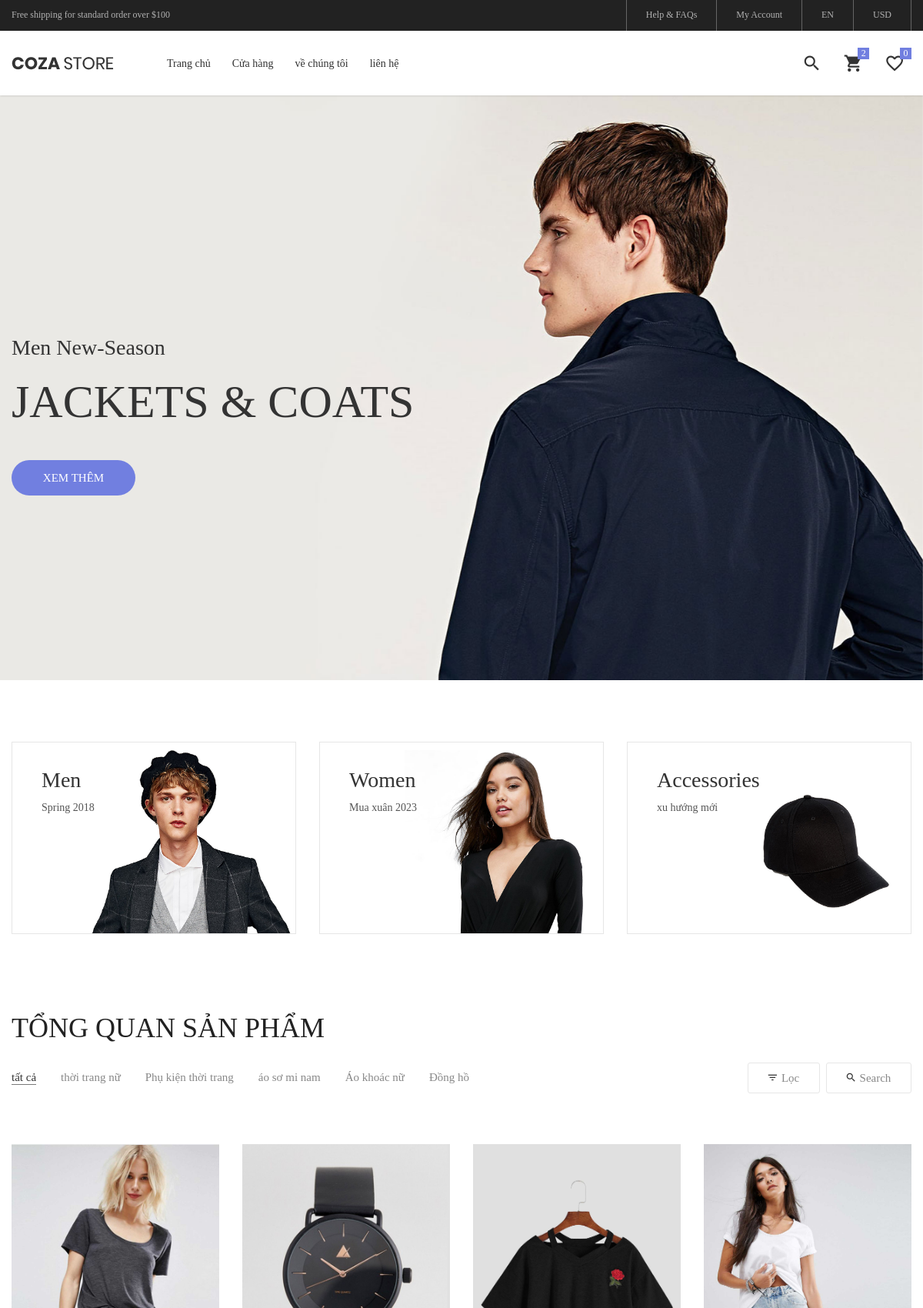
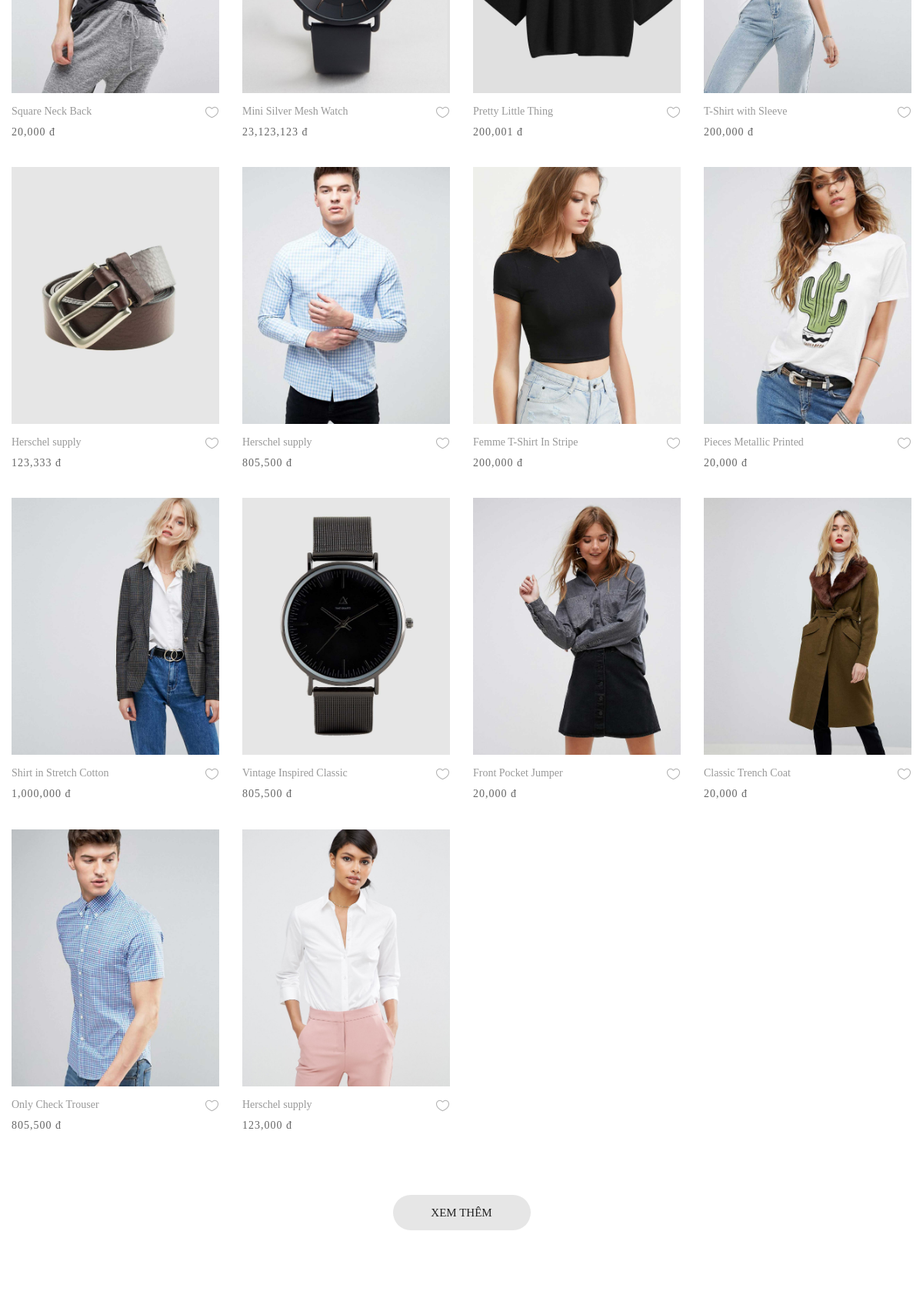
The page / (upper part) on the database its author committed (2 pictures, top to bottom).
### tables this page shows
CREATE TABLE `menus` (
  `id` bigint(20) NOT NULL,
  `name` varchar(255) NOT NULL,
  `url` varchar(255) DEFAULT NULL,
  `parent_id` bigint(20) DEFAULT 0,
  `description` varchar(255) DEFAULT NULL,
  `user_id` bigint(20) NOT NULL,
  `created_at` timestamp NULL DEFAULT current_timestamp(),
  `update_at` timestamp NULL DEFAULT current_timestamp()
);

CREATE TABLE `slider` (
  `id` int(11) NOT NULL,
  `name` varchar(255) NOT NULL,
  `url` varchar(255) NOT NULL,
  `images` varchar(255) NOT NULL,
  `user_id` bigint(20) NOT NULL,
  `created_at` timestamp NOT NULL DEFAULT current_timestamp(),
  `update_at` timestamp NOT NULL DEFAULT current_timestamp(),
  `sub_title` varchar(255) DEFAULT NULL
);

CREATE TABLE `banner` (
  `id` int(11) NOT NULL,
  `name` varchar(255) NOT NULL,
  `url` varchar(255) NOT NULL,
  `images` varchar(255) NOT NULL,
  `user_id` bigint(20) NOT NULL,
  `banner_group_id` bigint(20) DEFAULT NULL,
  `created_at` timestamp NULL DEFAULT current_timestamp(),
  `update_at` timestamp NULL DEFAULT current_timestamp(),
  `sub_title` varchar(255) DEFAULT NULL
);

CREATE TABLE `category` (
  `id` bigint(20) NOT NULL,
  `name` varchar(255) NOT NULL,
  `parent_id` bigint(20) DEFAULT 0,
  `created_at` timestamp NULL DEFAULT current_timestamp(),
  `update_at` timestamp NULL DEFAULT current_timestamp(),
  `deleted_at` timestamp NULL DEFAULT NULL,
  `user_id` bigint(20) NOT NULL
);

CREATE TABLE `products` (
  `id` bigint(20) NOT NULL,
  `name` varchar(255) NOT NULL,
  `user_id` bigint(20) NOT NULL,
  `description` varchar(255) DEFAULT NULL,
  `price` bigint(20) NOT NULL,
  `count_likes` bigint(20) DEFAULT 0,
  `count_comments` bigint(20) DEFAULT 0,
  `category_id` bigint(20) NOT NULL,
  `count_views` bigint(20) DEFAULT 0,
  `count_buy` bigint(20) DEFAULT 0,
  `created_at` timestamp NULL DEFAULT current_timestamp(),
  `updated_at` datetime DEFAULT current_timestamp(),
  `delete_at` int(11) DEFAULT NULL,
  `feature_image` varchar(255) DEFAULT NULL,
  `quantity` bigint(20) DEFAULT 0,
  `discount` bigint(20) NOT NULL
);

### views/view.php (called while the page is built, shortened)
<?php
function View($view = [], $data = [])
{
    extract($data);
    return require(is_array($view) ? $layout . '.php' : $view . '.php');
}

### index.php (called while the page is built, shortened)
<?php
$controller = 'site';
$url = "Controller/$controller" . "Controller.php";
file_exists($url) ? require_once $url : View('error/404');

### Model/Query.php (called while the page is built, shortened)
<?php
require_once 'PDO.php';
class Query extends PDOConnect
{
    private $sql = '';
    private $table = '';
    private $where = '';
    function select($column = '*')
    {
        $columnName = '';
        if (is_array($column)) {
            $index = 0;
            foreach ($column as $key => $value) {
                gettype($key) == 'string' ? $columnName .=  $key . ' as ' . $value : $columnName .= $value;
                if ($index < count($column) - 1) $columnName .= ' , ';
                $index++;
            }
        } else {
            $columnName = $column;
        }
        $this->sql = "SELECT $columnName FROM $this->table " .  $this->sql;
        return $this;
    }
    function table($table)
    {
        $this->table = $table;
        return $this;
    }
    function where($field, $compare, $value = '')
    {
        if ($this->where !== '') {
            $this->sql  .= " AND $field $compare  '$value' ";
        } else {
            $this->where .= " WHERE $field $compare  " . (isset($value) ? "'" . $value . "'" : '') . "";
            $this->sql .= $this->where;
        }
        return $this;
    }
    function whereIn($field, $data = [])
    {
        if ($this->where !== '') {
            $this->sql  .= " AND $field IN (" . implode(',', $data) . ")";
        } else {
            $this->where .= " WHERE $field IN (" . implode(',', $data) . ")";
            $this->sql .= $this->where;
        }
        return $this;
    }
    function orderBy($column, $direction = 'DESC')
    {
        $column = is_array($column) ? join(',', $column) : $column;
        $this->sql .= " ORDER BY " . $column . " " . $direction;
        return $this;
    }
    function limit($limit)
    {
        $this->sql .= " LIMIT  $limit";
        return $this;
    }
    function groupBy($column)
    {
        $this->sql .= " GROUP BY $column";
        return $this;
    }
    function join($tableJoin, $foreignKey, $primaryKey = 'id', $location = 'INNER', $table1 = '', $table2 = '')
    {
        $foreignKey = isset($table1) && $table1 != '' ? "$table1.$foreignKey" : "$this->table.$foreignKey";
        $primaryKey = isset($table2) && $table2 != '' ? "$table2.$primaryKey " : "$tableJoin.$primaryKey";
        $this->sql .= " $location JOIN $tableJoin ON $foreignKey = $primaryKey";
        return $this;
    }
    function all()
    {
        try {
            $data = parent::query($this->sql)->fetchAll(PDO::FETCH_ASSOC);
            $this->sql = '';
            $this->where = '';
            return $data;
        } catch (Exception $e) {
            return $e->getMessage();
        }
    }
    function first()
    {
        $stml = parent::query($this->sql);
        $this->sql = '';
        $this->where = '';
        return $stml->fetch(PDO::FETCH_ASSOC);
    }
}

### Model/PDO.php (called while the page is built, shortened)
<?php
class PDOConnect
{
    protected $hot_name = "localhost";
    protected $username = "root";
    protected $password = "";
    protected $database_name = "duanmau";
    protected $db;
    function __construct()
    {
        try {
            $conn = new PDO("mysql:host=$this->hot_name;dbname=$this->database_name", $this->username, $this->password);
            $conn->setAttribute(PDO::ATTR_ERRMODE, PDO::ERRMODE_EXCEPTION);
            $this->db = $conn;
        } catch (PDOException $e) {
            echo "Connection failed: " . $e->getMessage();
        }
    }
    function query($sql)
    {
        $sql_args = array_slice(func_get_args(), 1);
        try {
            $stml = $this->db->prepare($sql);
            $stml->execute($sql_args);
            return $stml;
        } catch (PDOException $e) {
            echo $e->getMessage() . "\n $sql";
            die;
        }
    }
}

### views/components/product/product-cart.php (the view, shortened to what this page needs)
<div class="col-sm-6 col-md-4 col-lg-3 p-b-35 isotope-item category-<?= $category_id ?>">
    <div class="block2">
        <div class="block2-pic hov-img0">
            <img src="<?= $feature_image ?>" alt="IMG-PRODUCT">
        </div>
        <div class="block2-txt flex-w flex-t p-t-14">
            <div class="block2-txt-child1 flex-col-l ">
                <a href="?controller=shop&action=detail&id=<?= $id ?>" class="stext-104 cl4 hov-cl1 trans-04 js-name-b2 p-b-6">
                    <?= $name ?>
                </a>
                <span class="stext-105 cl3">
                    <?= number_format($price)  ?> đ
                </span>
            </div>
            <div class="block2-txt-child2 flex-r p-t-3">
                <a href="#" class="btn-addwish-b2 dis-block pos-relative js-addwish-b2">
                    <img class="icon-heart1 dis-block trans-04" src="public/assets/images/icons/icon-heart-01.png" alt="ICON">
                </a>
            </div>
        </div>
    </div>
</div>

### views/components/header/header-default-web.php (shortened to what this page needs)
<?php
$query = new Query();
$menu = $query->table('menus')->select('*')->where('parent_id', '=', 0)->all();
?>
<header class="header-v4">
    <div class="container-menu-desktop">
        <div class="top-bar">
            <div class="content-topbar flex-sb-m h-full container">
                <div class="left-top-bar">
                    Free shipping for standard order over $100
                </div>
                <div class="right-top-bar flex-w h-full">
                    <a href="#" class="flex-c-m trans-04 p-lr-25">
                        Help & FAQs
                    </a>
                    <a href="#" class="flex-c-m trans-04 p-lr-25">
                        My Account
                    </a>
                    <a href="#" class="flex-c-m trans-04 p-lr-25">
                        EN
                    </a>
                    <a href="#" class="flex-c-m trans-04 p-lr-25">
                        USD
                    </a>
                </div>
            </div>
        </div>
        <div class="wrap-menu-desktop how-shadow1">
            <nav class="limiter-menu-desktop container">
                <a href="#" class="logo">
                    <img src="images/icons/logo-01.png" alt="IMG-LOGO">
                </a>
                <div class="menu-desktop">
                    <ul class="main-menu">
                        <?php if (!empty($menu) && count($menu) > 0) : ?>
                            <?php foreach ($menu as $value) : ?>
                                <li class="">
                                    <a href="<?= $value['url'] ?>"><?= $value['name'] ?></a>
                                </li>
                            <?php endforeach ?>
                        <?php endif ?>
                    </ul>
                </div>
                <div class="wrap-icon-header flex-w flex-r-m">
                    <div class="icon-header-item cl2 hov-cl1 trans-04 p-l-22 p-r-11 js-show-modal-search">
                        <i class="zmdi zmdi-search"></i>
                    </div>
                    <div class="icon-header-item cl2 hov-cl1 trans-04 p-l-22 p-r-11 icon-header-noti js-show-cart" data-notify="2">
                        <i class="zmdi zmdi-shopping-cart"></i>
                    </div>
                    <a href="#" class="icon-header-item cl2 hov-cl1 trans-04 p-l-22 p-r-11 icon-header-noti" data-notify="0">
                        <i class="zmdi zmdi-favorite-outline"></i>
                    </a>
                </div>
            </nav>
        </div>
    </div>
</header>

### views/components/slider.php
<?php
$query = new Query();
$slider = $query->table('slider')->select()->all();
?>
<section class="section-slide">
    <div class="wrap-slick1">
        <div class="slick1">
            <?php if (isset($slider) && count($slider) > 0) : ?>
                <?php foreach ($slider as $key => $value) : ?>
                    <div class="item-slick1" style="background-image: url(<?= $value['images'] ?>);">
                        <div class="container h-full">
                            <div class="flex-col-l-m h-full p-t-100 p-b-30 respon5">
                                <div class="layer-slick1 animated visible-false" data-appear="fadeInDown" data-delay="0">
                                    <span class="ltext-101 cl2 respon2">
                                        <?= $value['sub_title'] ?>
                                    </span>
                                </div>
                                <div class="layer-slick1 animated visible-false" data-appear="fadeInUp" data-delay="800">
                                    <h2 class="ltext-201 cl2 p-t-19 p-b-43 respon1">
                                        <?= $value['name'] ?>
                                    </h2>
                                </div>
                                <div class="layer-slick1 animated visible-false" data-appear="zoomIn" data-delay="1600">
                                    <a href=" <?= $value['url'] ?>" class="flex-c-m stext-101 cl0 size-101 bg1 bor1 hov-btn1 p-lr-15 trans-04">
                                        Xem thêm
                                    </a>
                                </div>
                            </div>
                        </div>
                    </div>
                <?php endforeach ?>
            <?php endif; ?>
        </div>
    </div>
</section>

### views/components/home/banner.php (shortened to what this page needs)
<?php
$query = new Query();
if (!empty($nameBannerGroup)) {
    $bannerGroup = $query->table('banner_group')->select()->where('name', '=', $nameBannerGroup)->first();
    $banner = $query->table('banner')->select()->where('banner_group_id', '=', $bannerGroup['id'])->all();
}
?>
<div class="sec-banner bg0 p-t-80 p-b-50">
    <div class="container">
        <div class="row">
            <?php if (!empty($banner) && count($banner) > 0) : ?>
                <?php foreach ($banner as $value) : ?>
                    <div class="col-md-6 col-xl-4 p-b-30 m-lr-auto">
                        <div class="block1 wrap-pic-w">
                            <img src="<?= $value['images'] ?>" alt="IMG-BANNER">
                            <a href="<?= $value['url'] ?>" class="block1-txt ab-t-l s-full flex-col-l-sb p-lr-38 p-tb-34 trans-03 respon3">
                                <div class="block1-txt-child1 flex-col-l">
                                    <span class="block1-name ltext-102 trans-04 p-b-8">
                                        <?= $value['name'] ?>
                                    </span>
                                    <span class="block1-info stext-102 trans-04">
                                        <?= $value['sub_title'] ?>
                                    </span>
                                </div>
                            </a>
                        </div>
                    </div>
                <?php endforeach; ?>
            <?php endif; ?>
        </div>
    </div>
</div>

### views/pages/site/home.php
<?php View('components/slider') ?>
<?php View('components/home/banner', ['nameBannerGroup' => 'home-panner', ...$data]) ?>
<section class="bg0 p-t-23 p-b-140">
    <div class="container">
        <div class="p-b-10">
            <h3 class="ltext-103 cl5">
                TỔNG QUAN SẢN PHẨM
            </h3>
        </div>
        <div class="flex-w flex-sb-m p-b-52">
            <?php View('components/product/product-filter', ['category' => $category]) ?>
        </div>
        <div class="row isotope-grid">
            <?php if (!empty($products) && count($products) > 0) : ?>
                <?php foreach ($products as $value) : ?>
                    <?php View('components/product/product-cart', $value) ?>
                <?php endforeach ?>
            <?php endif ?>
        </div>
        <div class="flex-c-m flex-w w-full p-t-45">
            <a href="?controller=shop&page=1" class="flex-c-m stext-101 cl5 size-103 bg2 bor1 hov-btn1 p-lr-15 trans-04">
                xem thêm
            </a>
        </div>
    </div>
</section>

### views/components/product/product-filter.php (shortened to what this page needs)
<div class="flex-w flex-l-m filter-tope-group m-tb-10">
    <button class="stext-106 cl6 hov1 bor3 trans-04 m-r-32 m-tb-5 how-active1" data-filter="*">
        tất cả
    </button>
    <?php if (!empty($category) && count($category) > 0) : ?>
        <?php foreach ($category as $value) : ?>
            <button class="stext-106 cl6 hov1 bor3 trans-04 m-r-32 m-tb-5" data-filter=".category-<?= $value['id'] ?>">
                <?= $value['name'] ?>
            </button>
        <?php endforeach ?>
    <?php endif ?>
</div>
<div class="flex-w flex-c-m m-tb-10">
    <div class="flex-c-m stext-106 cl6 size-104 bor4 pointer hov-btn3 trans-04 m-r-8 m-tb-4 js-show-filter">
        <i class="icon-filter cl2 m-r-6 fs-15 trans-04 zmdi zmdi-filter-list"></i>
        Lọc
    </div>
    <div class="flex-c-m stext-106 cl6 size-105 bor4 pointer hov-btn3 trans-04 m-tb-4 js-show-search">
        <i class="icon-search cl2 m-r-6 fs-15 trans-04 zmdi zmdi-search"></i>
        Search
    </div>
</div>

### rows shown on the page
menus: name "Trang chủ"
menus: name "Cửa hàng"
menus: name "về chúng tôi"
menus: name "liên hệ"
slider: images (picture), sub_title "Men New-Season", name "JACKETS & COATS"
banner: images (picture), name "Men", sub_title "Spring 2018"
banner: images (picture), name "Women", sub_title "Mua xuân 2023"
banner: images (picture), name "Accessories", sub_title "xu hướng mới"
category: name "thời trang nữ"
category: name "Phụ kiện thời trang"
category: name "áo sơ mi nam"
category: name "Áo khoác nữ"
category: name "Đồng hồ"
products: feature_image (picture), name "Square Neck Back", price "20,000"
products: feature_image (picture), name "Mini Silver Mesh Watch", price "23,123,123"
products: feature_image (picture), name "Pretty Little Thing", price "200,001"
products: feature_image (picture), name "T-Shirt with Sleeve", price "200,000"
products: feature_image (picture), name "Herschel supply", price "123,333"
products: feature_image (picture), name "Herschel supply", price "805,500"
products: feature_image (picture), name "Femme T-Shirt In Stripe", price "200,000"
products: feature_image (picture), name "Pieces Metallic Printed", price "20,000"
products: feature_image (picture), name "Shirt in Stretch Cotton", price "1,000,000"
products: feature_image (picture), name "Vintage Inspired Classic", price "805,500"
products: feature_image (picture), name "Front Pocket Jumper", price "20,000"
products: feature_image (picture), name "Classic Trench Coat", price "20,000"
products: feature_image (picture), name "Only Check Trouser", price "805,500"
products: feature_image (picture), name "Herschel supply", price "123,000"
